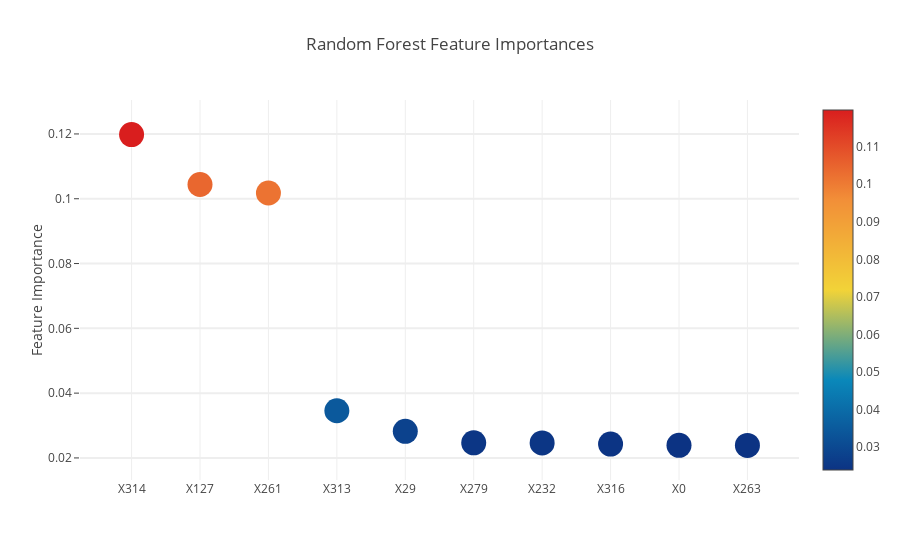

Notebook code cell kept with this figure:
### Code cell
import plotly.offline as py
py.init_notebook_mode(connected=True)
import plotly.graph_objs as go
import plotly.tools as tls

#Plotting a scatter plot of the importances
trace = go.Scatter(
    y = rf_feature["importance"].values[0:10],
    x = rf_feature.index[0:10],
    mode = 'markers',
    marker=dict(
        sizemode = 'diameter',
        sizeref = 1,
        size = 25,
        color = rf_feature["importance"].values[0:10],
        colorscale='Portland',
        showscale=True
    ),
    text = rf_feature.index[0:10]
)

data = [trace]

layout = go.Layout(
    autosize = True,
    title = "Random Forest Feature Importances",
    yaxis=dict(
        title= 'Feature Importance',
        ticklen= 5,
        gridwidth= 2
    ),
    hovermode = 'closest',
    showlegend = False
)

fig = go.Figure(data=data, layout=layout)
py.iplot(fig,filename='scatter_merc')

### Figure 1 — Plotly figure (JSON) as saved in the notebook; plotly's stock layout.template omitted (floating-point values rounded to 4 significant figures)
{"data": [{"marker": {"color": [0.1198, 0.1044, 0.1018, 0.03457, 0.02822, 0.02466, 0.02463, 0.02428, 0.0239, 0.02388], "colorscale": "Portland", "showscale": true, "size": 25, "sizemode": "diameter", "sizeref": 1}, "mode": "markers", "text": ["X314", "X127", "X261", "X313", "X29", "X279", "X232", "X316", "X0", "X263"], "type": "scatter", "uid": "85137865-afe0-4924-904c-be2a3d43b87b", "x": ["X314", "X127", "X261", "X313", "X29", "X279", "X232", "X316", "X0", "X263"], "y": [0.1198, 0.1044, 0.1018, 0.03457, 0.02822, 0.02466, 0.02463, 0.02428, 0.0239, 0.02388]}], "layout": {"autosize": true, "hovermode": "closest", "showlegend": false, "title": {"text": "Random Forest Feature Importances"}, "yaxis": {"gridwidth": 2, "ticklen": 5, "title": {"text": "Feature Importance"}}}}
